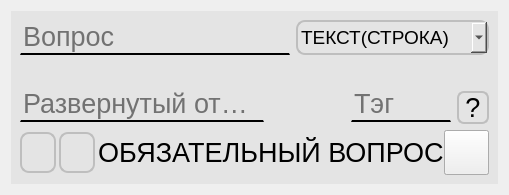
                  <widget class="QWidget" name="page_7">
                   <layout class="QVBoxLayout" name="verticalLayout_26">
                    <item>
                     <layout class="QHBoxLayout" name="horizontalLayout_101">
                      <item>
                       <widget class="QWidget" name="widget_9" native="true">
                        <property name="maximumSize">
                         <size>
                          <width>900</width>
                          <height>400</height>
                         </size>
                        </property>
                        <property name="styleSheet">
                         <string notr="true">#widget_9 {
background-color: rgb(228, 228, 228)
}</string>
                        </property>
                        <layout class="QVBoxLayout" name="verticalLayout_24">
                         <item>
                          <layout class="QHBoxLayout" name="horizontalLayout_52">
                           <item>
                            <layout class="QHBoxLayout" name="horizontalLayout_53">
                             <item>
                              <widget class="QLineEdit" name="Vopros_5">
                               <property name="maximumSize">
                                <size>
                                 <width>425</width>
                                 <height>60</height>
                                </size>
                               </property>
                               <property name="font">
                                <font>
                                 <pointsize>20</pointsize>
                                </font>
                               </property>
                               <property name="styleSheet">
                                <string notr="true">border-top: 0px solid;
border-bottom: 2px solid;
background-color: rgb(228, 228, 228);</string>
                               </property>
                               <property name="alignment">
                                <set>Qt::AlignBottom|Qt::AlignLeading|Qt::AlignLeft</set>
                               </property>
                               <property name="placeholderText">
                                <string>Вопрос</string>
                               </property>
                              </widget>
                             </item>
                            </layout>
                           </item>
                           <item>
                            <layout class="QHBoxLayout" name="horizontalLayout_54">
                             <property name="leftMargin">
                              <number>0</number>
                             </property>
                             <item>
                              <widget class="QComboBox" name="comboBox_5">
                               <property name="maximumSize">
                                <size>
                                 <width>220</width>
                                 <height>80</height>
                                </size>
                               </property>
                               <property name="font">
                                <font>
                                 <pointsize>14</pointsize>
                                </font>
                               </property>
                               <property name="styleSheet">
                                <string notr="true">#comboBox_5 {
border: 2px solid;
border-radius: 9px;
border-color:rgb(190, 190, 190) ;
background-color: rgb(228, 228, 228);
}
#comboBox_5:hover {
background-color: rgb(219, 219, 219);
}
#comboBox_5:pressed { 
background-color:rgb(219, 219, 219);
}

</string>
                               </property>
                               <item>
                                <property name="text">
                                 <string>ТЕКСТ(СТРОКА)</string>
                                </property>
                               </item>
                               <item>
                                <property name="text">
                                 <string>ТЕКСТ(АБЗАЦ)</string>
                                </property>
                               </item>
                               <item>
                                <property name="text">
                                 <string>ОДИН ИЗ СПИСКА</string>
                                </property>
                               </item>
                               <item>
                                <property name="text">
                                 <string>МН. ИЗ СПИСКА</string>
                                </property>
                               </item>
                               <item>
                                <property name="text">
                                 <string>РАСКР. СПИСОК</string>
                                </property>
                               </item>
                               <item>
                                <property name="text">
                                 <string>ШКАЛА</string>
                                </property>
                               </item>
                               <item>
                                <property name="text">
                                 <string>ДАТА</string>
                                </property>
                               </item>
                               <item>
                                <property name="text">
                                 <string>ВРЕМЯ</string>
                                </property>
                               </item>
                              </widget>
                             </item>
                            </layout>
                           </item>
                          </layout>
                         </item>
                         <item>
                          <layout class="QHBoxLayout" name="horizontalLayout_55">
                           <item>
                            <layout class="QHBoxLayout" name="horizontalLayout_56">
                             <property name="rightMargin">
                              <number>9</number>
                             </property>
                             <item>
                              <widget class="QLineEdit" name="Kratki_otvet_4">
                               <property name="maximumSize">
                                <size>
                                 <width>425</width>
                                 <height>60</height>
                                </size>
                               </property>
                               <property name="font">
                                <font>
                                 <pointsize>20</pointsize>
                                </font>
                               </property>
                               <property name="styleSheet">
                                <string notr="true">border-top: 0px solid;
border-bottom: 2px solid;
background-color: rgb(228, 228, 228);</string>
                               </property>
                               <property name="alignment">
                                <set>Qt::AlignBottom|Qt::AlignLeading|Qt::AlignLeft</set>
                               </property>
                               <property name="placeholderText">
                                <string>Развернутый ответ</string>
                               </property>
                              </widget>
                             </item>
                            </layout>
                           </item>
                           <item>
                            <layout class="QHBoxLayout" name="horizontalLayout_57">
                             <item>
                              <layout class="QHBoxLayout" name="horizontalLayout_58">
                               <property name="leftMargin">
                                <number>72</number>
                               </property>
                               <property name="rightMargin">
                                <number>0</number>
                               </property>
                               <item>
                                <widget class="QLineEdit" name="Tag_5">
                                 <property name="maximumSize">
                                  <size>
                                   <width>100</width>
                                   <height>60</height>
                                  </size>
                                 </property>
                                 <property name="font">
                                  <font>
                                   <pointsize>20</pointsize>
                                  </font>
                                 </property>
                                 <property name="styleSheet">
                                  <string notr="true">border-top: 0px solid;
border-bottom: 2px solid;
background-color: rgb(228, 228, 228);</string>
                                 </property>
                                 <property name="alignment">
                                  <set>Qt::AlignBottom|Qt::AlignLeading|Qt::AlignLeft</set>
                                 </property>
                                 <property name="placeholderText">
                                  <string>Тэг</string>
                                 </property>
                                </widget>
                               </item>
                               <item>
                                <layout class="QVBoxLayout" name="verticalLayout_25">
                                 <item>
                                  <spacer name="verticalSpacer_5">
                                   <property name="orientation">
                                    <enum>Qt::Vertical</enum>
                                   </property>
                                   <property name="sizeType">
                                    <enum>QSizePolicy::Fixed</enum>
                                   </property>
                                   <property name="sizeHint" stdset="0">
                                    <size>
                                     <width>1</width>
                                     <height>30</height>
                                    </size>
                                   </property>
                                  </spacer>
                                 </item>
                                 <item>
                                  <widget class="QPushButton" name="Button_Question_5">
                                   <property name="maximumSize">
                                    <size>
                                     <width>33</width>
                                     <height>33</height>
                                    </size>
                                   </property>
                                   <property name="font">
                                    <font>
                                     <pointsize>20</pointsize>
                                    </font>
                                   </property>
                                   <property name="styleSheet">
                                    <string notr="true">#Button_Question_5 {
border: 2px solid;
border-radius: 7px;
border-color:rgb(190, 190, 190);
background-color: rgb(228, 228, 228);
}
#Button_Question_5:hover {
background-color:rgb(219, 219, 219);
}
#Button_Question_5:pressed { 
background-color:rgb(204, 204, 204);
}
</string>
                                   </property>
                                   <property name="text">
                                    <string>?</string>
                                   </property>
                                  </widget>
                                 </item>
                                </layout>
                               </item>
                              </layout>
                             </item>
                            </layout>
                           </item>
                          </layout>
                         </item>
                         <item>
                          <layout class="QHBoxLayout" name="horizontalLayout_59">
                           <property name="spacing">
                            <number>3</number>
                           </property>
                           <item>
                            <widget class="QPushButton" name="Button_delete_5">
                             <property name="maximumSize">
                              <size>
                               <width>41</width>
                               <height>41</height>
                              </size>
                             </property>
                             <property name="styleSheet">
                              <string notr="true">#Button_delete_5 {
image: url(:/delete/Rectangle_32.png);
border: 2px solid;
border-radius: 9px;
border-color:rgb(190, 190, 190);
background-color: rgb(228, 228, 228);
}
#Button_delete_5:hover {
background-color:rgb(219, 219, 219);
}
#Button_delete_5:pressed { 
background-color:rgb(204, 204, 204);
}

</string>
                             </property>
                             <property name="text">
                              <string/>
                             </property>
                             <property name="icon">
                              <iconset>
                               <normaloff>../../../../../1621635.png</normaloff>../../../../../1621635.png</iconset>
                             </property>
                            </widget>
                           </item>
                           <item>
                            <widget class="QPushButton" name="pushButton_copy_5">
                             <property name="maximumSize">
                              <size>
                               <width>41</width>
                               <height>41</height>
                              </size>
                             </property>
                             <property name="styleSheet">
                              <string notr="true">#pushButton_copy_5 {
image: url(:/copy/1621635.png);
border: 2px solid;
border-radius: 9px;
border-color:rgb(190, 190, 190);
background-color: rgb(228, 228, 228);
}
#pushButton_copy_5:hover {
background-color:rgb(219, 219, 219);
}
#pushButton_copy_5:pressed { 
background-color:rgb(204, 204, 204);
}

</string>
                             </property>
                             <property name="text">
                              <string/>
                             </property>
                            </widget>
                           </item>
                           <item>
                            <layout class="QHBoxLayout" name="horizontalLayout_60">
                             <property name="spacing">
                              <number>0</number>
                             </property>
                             <item>
                              <widget class="QLabel" name="Obyazatelny_vopros_5">
                               <property name="maximumSize">
                                <size>
                                 <width>400</width>
                                 <height>34</height>
                                </size>
                               </property>
                               <property name="font">
                                <font>
                                 <pointsize>20</pointsize>
                                </font>
                               </property>
                               <property name="text">
                                <string>ОБЯЗАТЕЛЬНЫЙ ВОПРОС</string>
                               </property>
                              </widget>
                             </item>
                             <item>
                              <widget class="QWidget" name="widget_10" native="true">
                               <property name="minimumSize">
                                <size>
                                 <width>45</width>
                                 <height>45</height>
                                </size>
                               </property>
                               <property name="maximumSize">
                                <size>
                                 <width>45</width>
                                 <height>45</height>
                                </size>
                               </property>
                               <widget class="QPushButton" name="pushButton_10">
                                <property name="geometry">
                                 <rect>
                                  <x>0</x>
                                  <y>0</y>
                                  <width>45</width>
                                  <height>45</height>
                                 </rect>
                                </property>
                                <property name="maximumSize">
                                 <size>
                                  <width>45</width>
                                  <height>45</height>
                                 </size>
                                </property>
                                <property name="text">
                                 <string/>
                                </property>
                               </widget>
                               <widget class="QPushButton" name="pushButton_11">
                                <property name="geometry">
                                 <rect>
                                  <x>0</x>
                                  <y>0</y>
                                  <width>45</width>
                                  <height>45</height>
                                 </rect>
                                </property>
                                <property name="maximumSize">
                                 <size>
                                  <width>45</width>
                                  <height>45</height>
                                 </size>
                                </property>
                                <property name="text">
                                 <string/>
                                </property>
                                <property name="icon">
                                 <iconset>
                                  <normaloff>../../../../../png-clipart-check-mark-computer-icons-symbol-miscellaneous-angle.png</normaloff>../../../../../png-clipart-check-mark-computer-icons-symbol-miscellaneous-angle.png</iconset>
                                </property>
                               </widget>
                              </widget>
                             </item>
                            </layout>
                           </item>
                          </layout>
                         </item>
                        </layout>
                       </widget>
                      </item>
                     </layout>
                    </item>
                   </layout>
                  </widget>
